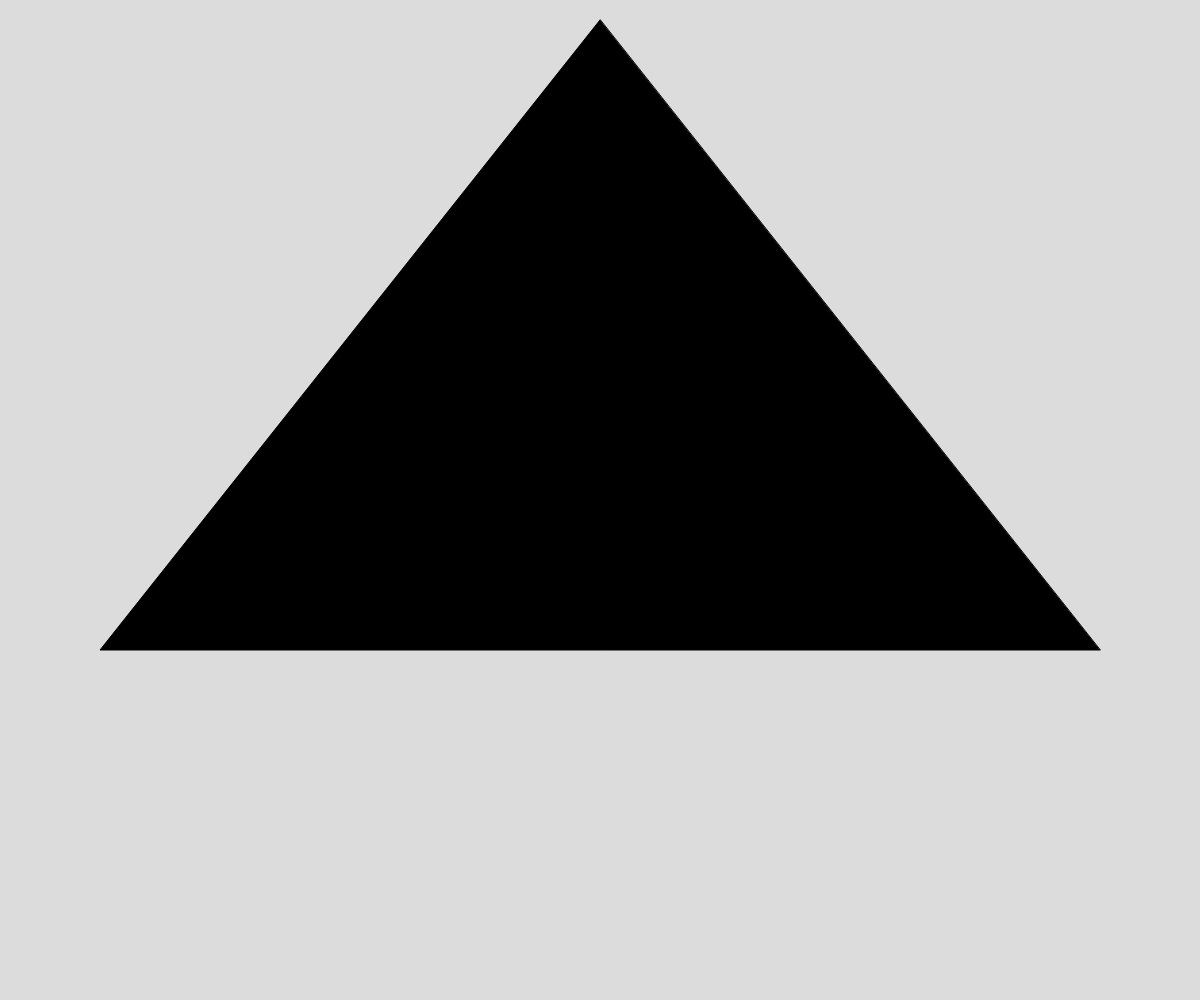
Frame 1 (no input)
Frame 60 (no input): identical to frame 1, image omitted
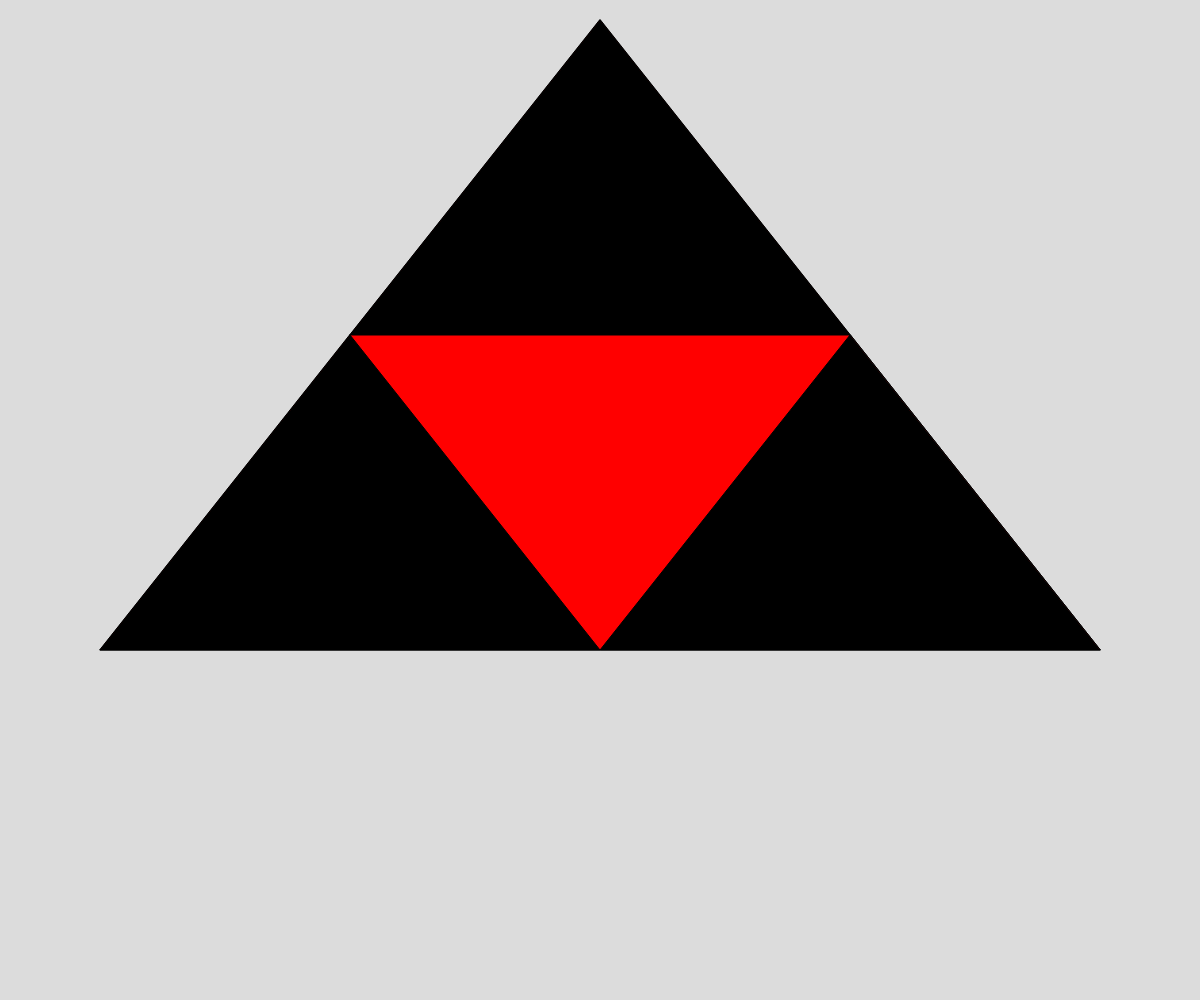
Frame 120 (the mouse pressed at the canvas centre since frame 60)

The p5.js sketch that drew these frames (run headless with seeded random() and noise() and a simulated clock; from frame 60 on, the mouse is pressed at the canvas centre):

// p5.js sketch
// ── sketch.js
// Sierpinksi Triangle

let initialTriangle = [
  {x: 600, y: 20},
  {x: 100, y: 650},
  {x: 1100, y: 650}
];

let theDepth = 0;
let theColors = ["black", "red", "blue", "yellow", "brown", "purple", "orange", "green"];

function setup() {
  createCanvas(windowWidth, windowHeight);
}

function draw() {
  background(220);
  sierpinksi(initialTriangle, theDepth);
}

function mousePressed() {
  if (theDepth < 7) {
    theDepth++;
  }
}

function sierpinksi(points, depth) {
  fill(theColors[depth]);
  triangle(points[0].x, points[0].y, points[1].x, points[1].y, points[2].x, points[2].y);

  if (depth > 0) {
    //draw the lower left triangle
    sierpinksi([midpoint(points[0], points[1]), midpoint(points[1], points[2]), points[1]], depth - 1);

    //draw the upper triangle
    sierpinksi([midpoint(points[0], points[1]), midpoint(points[0], points[2]), points[0]], depth - 1);

    //draw the lower right triangle
    sierpinksi([midpoint(points[0], points[2]), midpoint(points[1], points[2]), points[2]], depth - 1);
  }
}

function midpoint(point1, point2) {
  let newx = (point1.x + point2.x) / 2;
  let newy = (point1.y + point2.y) / 2;
  return {x: newx, y: newy};
}
